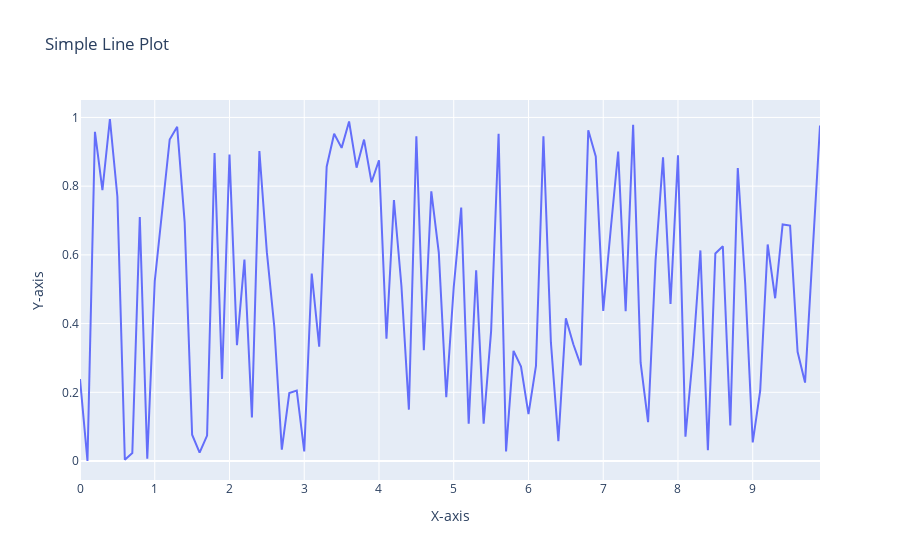

The notebook cell saved with this chart:
### Markdown cell above
Ques 20. Using Plotly, create a basic line plot of a randomly generated dataset, label the axes, and set the title as
'Simple Line Plot'.

### Code cell
import plotly.graph_objects as go
import numpy as np

x = np.arange(0, 10, 0.1)
y = np.random.rand(len(x))

fig = go.Figure(data=go.Scatter(x=x, y=y))

fig.update_layout(
    title="Simple Line Plot",
    xaxis_title="X-axis",
    yaxis_title="Y-axis"
)
fig.show()
